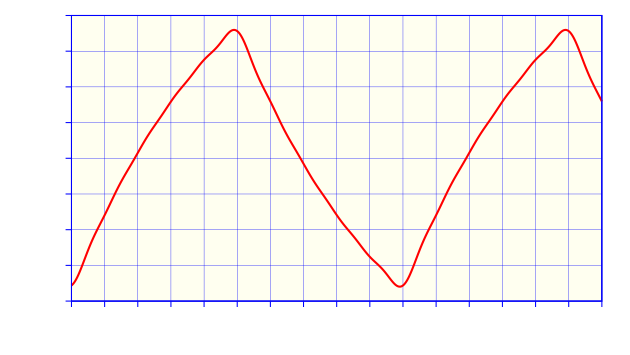

Reproduce this figure in gnuplot.
#!/gnuplot
#
#    
#    	G N U P L O T
#    	Version 5.2 patchlevel 7    last modified 2019-05-29 
#    
#    	Copyright (C) 1986-1993, 1998, 2004, 2007-2018
#    	Thomas Williams, Colin Kelley and many others
#    
#    	gnuplot home:     http://www.gnuplot.info
#    	faq, bugs, etc:   type "help FAQ"
#    	immediate help:   type "help"  (plot window: hit 'h')
# set terminal windows 0 color solid butt enhanced
# set output
unset clip points
set clip one
unset clip two
set bar 1.000000 front
set border front linecolor rgb "blue"  linewidth 3.000 dashtype solid
set zdata 
set ydata 
set xdata 
set y2data 
set x2data 
set boxwidth
set style fill  empty border
set style rectangle back fc  bgnd fillstyle   solid 1.00 border lt -1
set style circle radius graph 0.02, first 0.00000, 0.00000 
set style ellipse size graph 0.05, 0.03, first 0.00000 angle 0 units xy
set dummy x, y
set format x "% h" 
set format y "% .2f" 
set format x2 "% h" 
set format y2 "% h" 
set format z "% h" 
set format cb "% h" 
set format r "% h" 
set timefmt "%d/%m/%y,%H:%M"
set angles radians
set grid back nopolar xtics nomxtics ytics nomytics noztics nomztics
set grid nox2tics nomx2tics noy2tics nomy2tics nocbtics nomcbtics
set grid linecolor "blue" linetype 1 linewidth 1.00 
set raxis
set style parallel front  lt black linewidth 2.000 dashtype solid
set key title ""
set key inside right top vertical Right noreverse enhanced autotitle nobox
set key noinvert samplen 4 spacing 1 width 0 height 0 
set key maxcolumns 0 maxrows 0
set key opaque
unset key
unset label
unset arrow
set style increment default
unset style line
unset style arrow
set style histogram clustered gap 2 title textcolor lt -1
unset object
set style textbox transparent margins  1.0,  1.0 border
unset logscale
set offsets 0, 0, 0, 0
set pointsize 1
set pointintervalbox 1
set encoding default
unset polar
unset parametric
set decimalsign ','
set view 60, 30, 1, 1
set samples 800, 800
set isosamples 10, 10
set surface 
unset contour
set cntrlabel  format '%8.3g' font '' start 5 interval 20
set mapping cartesian
set datafile separator whitespace
unset hidden3d
set cntrparam order 4
set cntrparam linear
set cntrparam levels auto 5
set cntrparam points 5
set size ratio 0 1,1
set origin 0,0
set style data points
set style function lines
unset xzeroaxis
unset yzeroaxis
unset zzeroaxis
unset x2zeroaxis
unset y2zeroaxis
set ticslevel 0.5
set tics scale  1, 0.5, 1, 1, 1
set mxtics default
set mytics default
set mztics default
set mx2tics default
set my2tics default
set mcbtics default
set mrtics default
set xtics border out scale 1,0.5 nomirror norotate  autojustify
set xtics 0.00000,1.0,16.000 norangelimit textcolor rgb "black" 
set ytics border out scale 1,0.5 nomirror norotate  autojustify
set ytics -1.0000,0.2500,1.0000 norangelimit textcolor rgb "black" 
set ztics border out scale 1,0.5 nomirror norotate  autojustify
set ztics autofreq  norangelimit textcolor rgb "black" 
unset x2tics
unset y2tics
set cbtics border out scale 1,0.5 nomirror norotate  autojustify
set cbtics autofreq  norangelimit textcolor rgb "black" 
set rtics axis out scale 1,0.5 nomirror norotate  autojustify
set rtics autofreq  norangelimit textcolor rgb "black" 
set paxis 1 tics border out scale 1,0.5 nomirror norotate  autojustify
set paxis 1 tics autofreq  rangelimit textcolor rgb "black" 
set paxis 2 tics border out scale 1,0.5 nomirror norotate  autojustify
set paxis 2 tics autofreq  rangelimit textcolor rgb "black" 
set paxis 3 tics border out scale 1,0.5 nomirror norotate  autojustify
set paxis 3 tics autofreq  rangelimit textcolor rgb "black" 
set paxis 4 tics border out scale 1,0.5 nomirror norotate  autojustify
set paxis 4 tics autofreq  rangelimit textcolor rgb "black" 
set paxis 5 tics border out scale 1,0.5 nomirror norotate  autojustify
set paxis 5 tics autofreq  rangelimit textcolor rgb "black" 
set paxis 6 tics border out scale 1,0.5 nomirror norotate  autojustify
set paxis 6 tics autofreq  rangelimit textcolor rgb "black" 
set paxis 7 tics border out scale 1,0.5 nomirror norotate  autojustify
set paxis 7 tics autofreq  rangelimit textcolor rgb "black" 
set title "" 
set title  font "" norotate
set timestamp bottom 
set timestamp "" 
set timestamp  font "" norotate
set rrange [ * : * ] noreverse nowriteback
set trange [ * : * ] noreverse nowriteback
set urange [ * : * ] noreverse nowriteback
set vrange [ * : * ] noreverse nowriteback
set xlabel '$t\, / \,\unit{ms}$'
set xlabel  font "" textcolor lt -1 norotate
set x2label "" 
set x2label  font "" textcolor lt -1 norotate
set xrange [ 0.0000 : 16.0000 ] noreverse nowriteback
set x2range [ 0.0000 : 16.0000 ] noreverse nowriteback
set ylabel '$i(t)\, / \,\unit{A}$' offset -0.5,0 
set ylabel  font "" textcolor lt -1 rotate by -270
set y2label "" 
set y2label  font "" textcolor lt -1 rotate by -270
set yrange [ -1.0000 : 1.0000 ] noreverse nowriteback
set y2range [ -1.0000 : 1.0000 ] noreverse nowriteback
set zlabel "" 
set zlabel  font "" textcolor lt -1 norotate
set zrange [ * : * ] noreverse nowriteback
set cblabel "" 
set cblabel  font "" textcolor lt -1 rotate by -270
set cbrange [ * : * ] noreverse nowriteback
set paxis 1 range [ * : * ] noreverse nowriteback
set paxis 2 range [ * : * ] noreverse nowriteback
set paxis 3 range [ * : * ] noreverse nowriteback
set paxis 4 range [ * : * ] noreverse nowriteback
set paxis 5 range [ * : * ] noreverse nowriteback
set paxis 6 range [ * : * ] noreverse nowriteback
set paxis 7 range [ * : * ] noreverse nowriteback
set zero 1e-008
set lmargin  -1
set bmargin  -1
set rmargin  -1
set tmargin  -1
set locale "Catalan_Spain.1252"
set pm3d explicit at s
set pm3d scansautomatic
set pm3d interpolate 1,1 flush begin noftriangles noborder corners2color mean
set palette positive nops_allcF maxcolors 0 gamma 1.5 color model RGB 
set palette rgbformulae 7, 5, 15
set colorbox default
set colorbox vertical origin screen 0.9, 0.2, 0 size screen 0.05, 0.6, 0 front bdefault
set style boxplot candles range  1.50 outliers pt 7 separation 1 labels auto unsorted
set loadpath 
set fontpath 
set psdir
set fit brief errorvariables nocovariancevariables errorscaling prescale nowrap v5
GNUTERM = "windows"
ARGC = 0
ARG0 = ""
set terminal cairolatex pdf size 16cm,9cm
set output "Cap-Fourier-Exemple-Corrent.tex"
set object rectangle from 0,-1 to 16,1 fillstyle solid fillcolor rgb "#FFFFF0" behind
z(n)=10+10*n*pi*{0,1}
plot  80.0/pi*(sum[k=1:6] sin((2*k-1)*0.2*pi*x-arg(z(2*k-1)))/(2*k-1)/abs(z(2*k-1))) linecolor rgb "red"  linewidth 6.000
#    EOF
